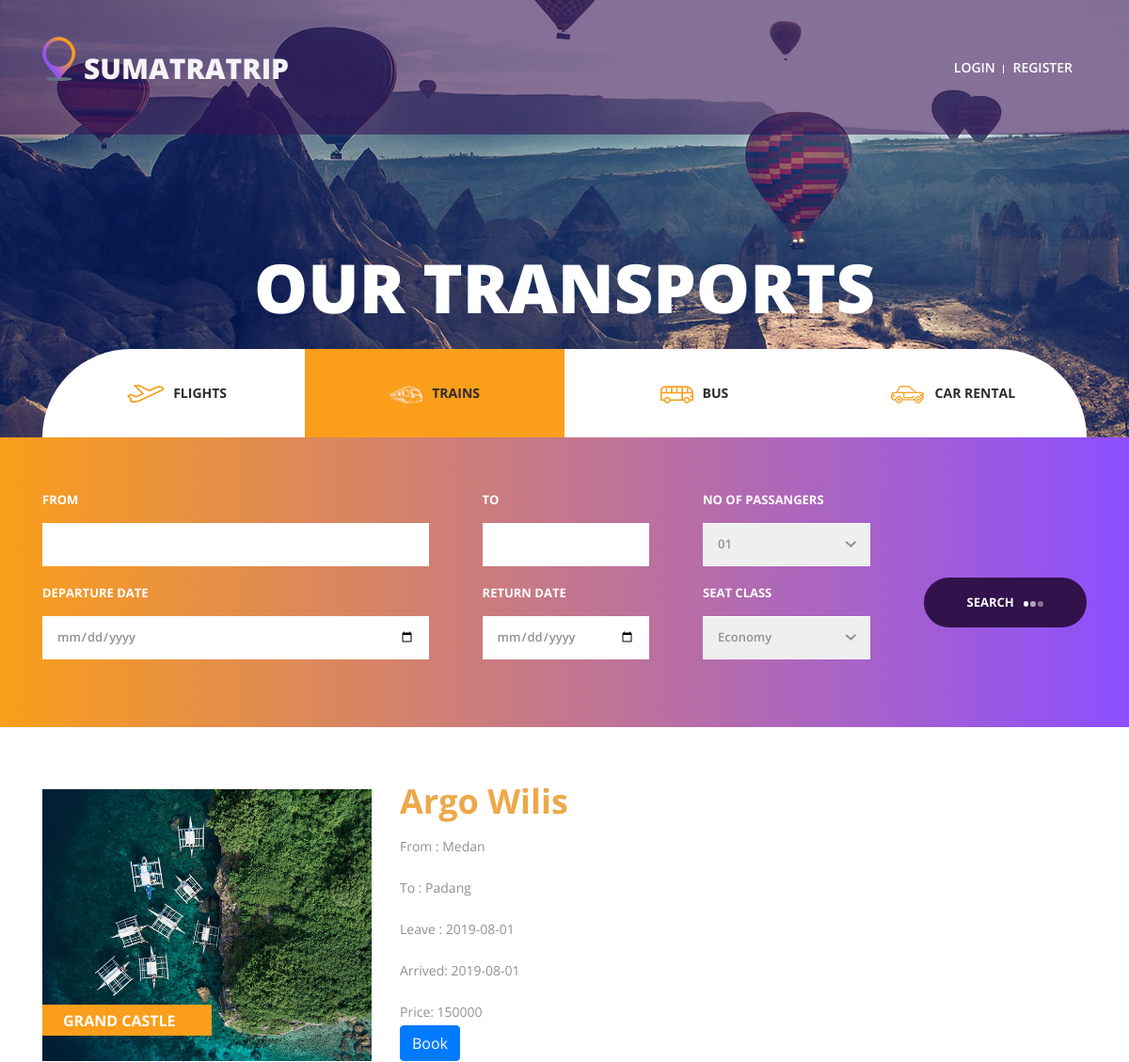
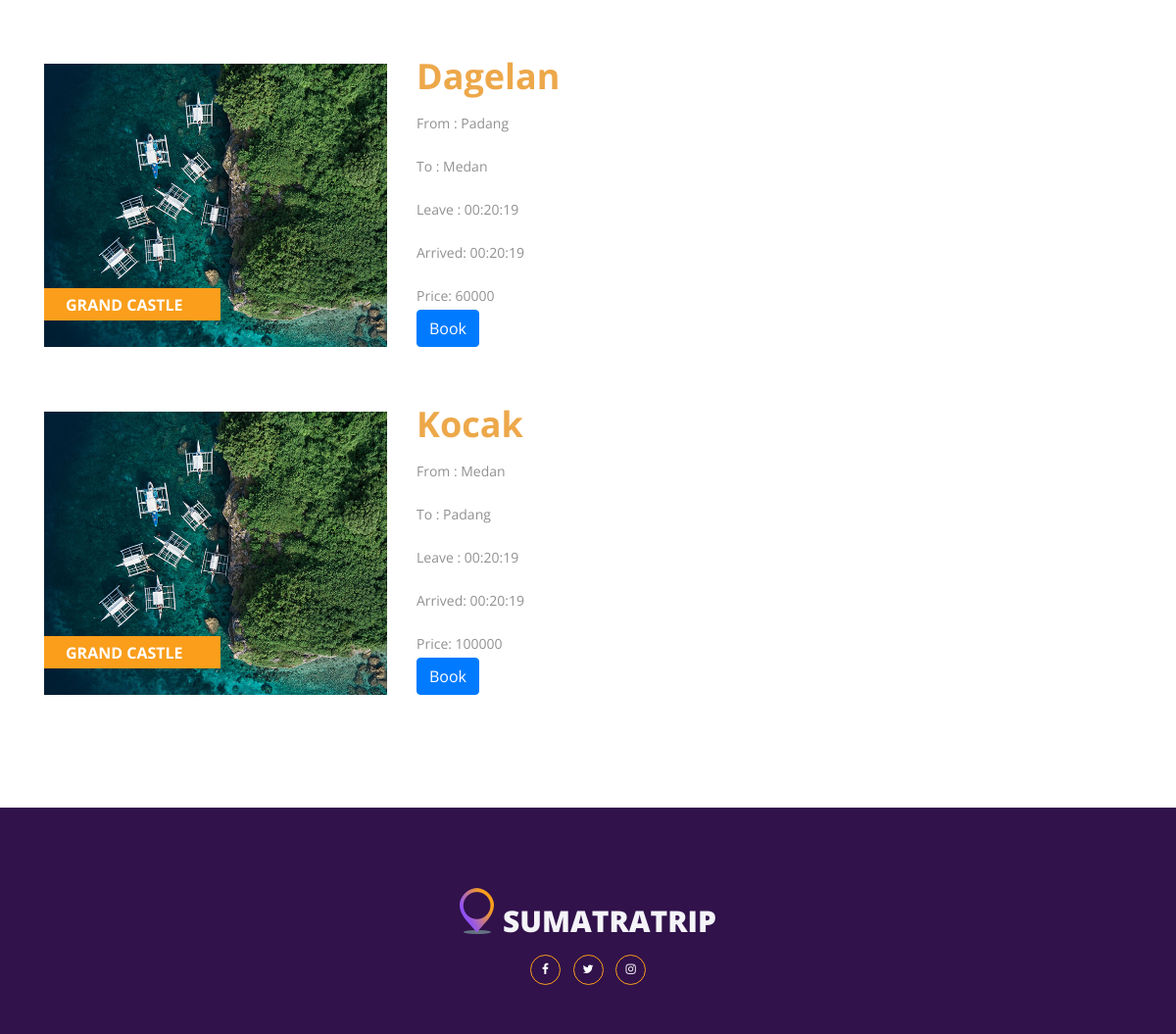
/beranda/trains, run on the app's committed database (2 pictures, top to bottom).
### tables this page shows
CREATE TABLE `transports` (
  `id_trans` int(11) NOT NULL,
  `name` varchar(255) NOT NULL,
  `category` varchar(255) NOT NULL,
  `from` varchar(255) NOT NULL,
  `to` varchar(255) NOT NULL,
  `passengers` varchar(255) NOT NULL,
  `leave` varchar(255) NOT NULL,
  `arrived` varchar(255) NOT NULL,
  `class` varchar(255) NOT NULL,
  `price` int(20) NOT NULL,
  `ket` text NOT NULL,
  `file` varchar(255) NOT NULL
);

### application/controllers/Beranda.php (called while the page is built, shortened)
<?php
class Beranda extends CI_Controller
{
    public function __construct()
    {
        $this->load->library('form_validation');
        $this->load->model('Pengguna_model');
    }
    public function trains()
    {
        $data['trains'] = $this->Trains_model->getAllTrains();
        $this->load->view('trains',$data);
    }
}

### index.php (called while the page is built, shortened)
<?php
require_once BASEPATH.'core/CodeIgniter.php';

### application/models/Trains_model.php (called while the page is built, shortened)
<?php
class Trains_model extends CI_model {
    public function getAllTrains()
    {
        $query = $this->db->query("SELECT * from transports where category = 'Trains'")->result_array();
        return $query;
    }
}

### application/views/trains.php (the view, shortened to what this page needs)
<!DOCTYPE html>
<html lang="en">
<head>
	<link rel="stylesheet" type="text/css" href="<?= base_url(); ?>layout/styles/bootstrap4/bootstrap.min.css">
	<link href="<?= base_url(); ?>layout/plugins/font-awesome-4.7.0/css/font-awesome.min.css" rel="stylesheet" type="text/css">
	<link rel="stylesheet" type="text/css" href="<?= base_url(); ?>layout/styles/offers_styles.css">
	<link rel="stylesheet" type="text/css" href="<?= base_url(); ?>layout/styles/offers_responsive.css">
</head>
<body>
	<div class="super_container">
		<header class="header">
			<nav class="main_nav">
				<div class="container">
					<div class="row">
						<div class="col main_nav_col d-flex flex-row align-items-center justify-content-start">
							<div class="logo_container">
								<div class="logo"><a href="<?= base_url(); ?>beranda"><img src="<?= base_url(); ?>layout/images//logo.png" alt="">SUMATRATRIP</a>
								</div>
							</div>
							<?php if($this->session->userdata('level') === '2'): ?>
							<div class="col d-flex flex-row">
								<div class="user_box ml-auto">
									<div class="user_box_login user_box_link"><a href="#">My Booking</a></div>
									<div class="user_box_login user_box_link"><a href="#"><?= $this->session->userdata('full_name'); ?></a></div>
									<div class="user_box_register user_box_link"><a href="<?= base_url(); ?>beranda/logout">Logout</a></div>
									</div>
								</div>
							</div>
							<?php else : ?>
							<div class="col d-flex flex-row">
								<div class="user_box ml-auto">
									<div class="user_box_login user_box_link"><a href="<?= base_url(); ?>beranda/login">login</a></div>
									<div class="user_box_register user_box_link"><a href="<?= base_url(); ?>beranda/regis">register</a></div>
								</div>
							</div>
							<?php endif ; ?>
							</div>
						</div>
					</div>
			</nav>
		</header>
		<div class="home">
			<div class="home_background parallax-window" data-parallax="scroll"><img src="<?= base_url(); ?>layout/images/about_background.jpg"></div>
			<div class="home_content">
				<div class="home_title">Our Transports</div>
			</div>
		</div>
		<div class="offers">
			<div class="search">
				<div class="search_inner">
					<div class="container fill_height no-padding">
						<div class="row fill_height no-margin">
							<div class="col fill_height no-padding">
								<div class="search_tabs_container">
									<div class="search_tabs d-flex flex-lg-row flex-column align-items-lg-center align-items-start justify-content-lg-between justify-content-start">
										<div class="search_tab  d-flex flex-row align-items-center justify-content-lg-center justify-content-start">
											<a href="<?= base_url(); ?>beranda/flights" style="color:#2d2c2c;"><img src="<?= base_url(); ?>layout/images//departure.png" alt="">FLIGHTS</a>
										</div>
										<div class="search_tab active d-flex flex-row align-items-center justify-content-lg-center justify-content-start">
											<a href="<?= base_url(); ?>beranda/trains" style="color:#2d2c2c;"><img src="<?= base_url(); ?>layout/images//trains.png" alt="">TRAINS</a>
										</div>
										<div class="search_tab d-flex flex-row align-items-center justify-content-lg-center justify-content-start">
											<a href="<?= base_url(); ?>beranda/bus" style="color:#2d2c2c;"><img src="<?= base_url(); ?>layout/images//bus.png" alt="">BUS</a>
										</div>
										<div class="search_tab d-flex flex-row align-items-center justify-content-lg-center justify-content-start">
											<a href="<?= base_url(); ?>beranda/car" style="color:#2d2c2c;"><img src="<?= base_url(); ?>layout/images//car.png" alt="">CAR RENTAL</a>
										</div>
									</div>
								</div>
								<div class="search_panel active">
									<form action="#" id="search_form_1" class="search_panel_content d-flex flex-lg-row flex-column align-items-lg-center align-items-start justify-content-lg-between justify-content-start">
										<div class="search_item">
											<div>From</div>
											<input type="text" class="destination search_input" required="required">
											<div><br>Departure Date</div>
											<input type="date" class="destination search_input" required="required">
										</div>
										<div class="search_item">
											<div>To</div>
											<input type="text" class="destination search_input" required="required">
											<div><br>Return Date</div>
											<input type="date" class="destination search_input" required="required">
										</div>
										<div class="search_item">
											<div>No Of Passangers</div>
											<select name="adults" id="adults_2" class="dropdown_item_select search_input">
												<option>01</option>
											</select>
											<div><br>Seat Class </div>
											<select name="adults" id="adults_2" class="dropdown_item_select search_input">
												<option>Economy</option>
											</select>
										</div>
										<button class="button search_button">search<span></span><span></span><span></span></button>
									</form>
								</div>
							</div>
						</div>
					</div>
				</div>
			</div>
			<div class="container">
				<div class="row">
					<?php foreach($trains as $t): ?>
					<div class="col-lg-12">
						<div class="offers_grid">
							<div class="offers_item rating_3">
								<div class="row">
									<div class="col-lg-3 col-1680-4">
										<div class="offers_image_container">
											<div class="offers_image_background" style="background-image:url(<?= base_url(); ?>layout/images/offer_1.jpg)"></div>
											<div class="offer_name"><a href="<?= base_url(); ?>beranda/single_listing">grand castle</a></div>
										</div>
									</div>
									<div class="col-lg-8">
										<div class="offers_content">
											<div class="offers_price"><?= $t['name'] ?></span></div>
											<p class="offers_text">From : <?= $t['from'] ?></p>
											<p class="offers_text">To : <?= $t['to'] ?></p>
											<p class="offers_text">Leave : <?= $t['leave'] ?></p>
											<p class="offers_text">Arrived: <?= $t['arrived'] ?></p>
											<p class="offers_text">Price: <?= $t['price'] ?></p>
											<?php echo anchor('beranda/add_my_book/'.$t['id_trans'],'<div class="btn btn-xd btn-primary">Book</div>'); ?>
										</div>
									</div>
								</div>
							</div>
						</div>
					</div>
					<?php endforeach; ?>
				</div>
			</div>
		</div>
		<center>
			<footer class="footer">
				<div class="container ">
					<div class="row ">
						<div class="col-lg-12 footer_column">
							<div class="footer_col ">
								<div class="footer_content footer_about ">
									<div class="logo_container footer_logo ">
										<div class="logo"><a href="#"><img src="<?= base_url(); ?>layout/images//logo.png" alt="">SUMATRATRIP</a>
										</div>
									</div>
									<ul class="footer_social_list ">
										<li class="footer_social_item"><a href="#"><i class="fa fa-facebook-f"></i></a>
										</li>
										<li class="footer_social_item"><a href="#"><i class="fa fa-twitter"></i></a>
										</li>
										<li class="footer_social_item"><a href="#"><i class="fa fa-instagram"></i></a>
										</li>
									</ul>
								</div>
							</div>
						</div>
					</div>
				</div>
			</footer>
	</div>
</body>
</html>

### layout/styles/offers_responsive.css (style rules this page uses)
@media only screen and (max-width: 1730px) { .col-1680-4 { flex: 0 0 33.333333%; max-width: 33.333333%; } }
@media only screen and (max-width: 1730px) { .offers { padding-top: 0px; } }
@media only screen and (max-width: 1730px) { .search { position: relative; width: 100%; height: auto; background: linear-gradient(to right, #fa9e1b, #8d4fff); z-index: 10; } }
@media only screen and (max-width: 1730px) { .search_inner { width: 100%; height: 100%; } }
@media only screen and (max-width: 1730px) { .no-padding { padding-left: 15px; padding-right: 15px; } }
@media only screen and (max-width: 1730px) { .no-margin { margin-left: -15px; margin-right: -15px; } }
@media only screen and (max-width: 1730px) { .search_tabs_container { position: absolute; bottom: 100%; left: 15px; width: calc(100% - 30px); } }
@media only screen and (max-width: 1730px) { .search_tabs { flex-wrap: nowrap; height: 94px; } }
@media only screen and (max-width: 1730px) { .search_tab { font-size: 14px; font-weight: 700; color: #2d2c2c; text-transform: uppercase; text-align: center; height: 100%; flex-grow: 1; background: #FFFFFF; cursor: pointer; -webkit-transition: all 200ms ease; -moz-transition: all 200ms ease; -ms-transition: all 200ms ease; -o-transition: all 200ms ease; transition: all 200ms ease; } }
@media only screen and (max-width: 1730px) { .search_tab:not(:first-child):not(:nth-child(2)) { border: none; margin-right: 0px; margin-bottom: 0px; } }
@media only screen and (max-width: 1730px) { .search_tab:nth-child(2) { border-top-right-radius: 0px; padding-right: 0px; } }
@media only screen and (max-width: 1730px) { .search_tab:last-child { border-top-right-radius: 94px; padding-right: 7px; } }
@media only screen and (max-width: 1730px) { .search_panel { display: none !important; width: 100%; height: 100%; -webkit-animation: fadeEffect 1s; animation: fadeEffect 1s; padding-left: 0px; padding-right: 0px; margin-top: 0px; padding-top: 57px; padding-bottom: 72px; } }
@media only screen and (max-width: 1730px) { .search_item { margin-bottom: 0px; } }
@media only screen and (max-width: 1730px) { .search_item:first-child { width: 37%; } }
@media only screen and (max-width: 1730px) { .search_item:nth-child(2) { width: 16%; } }
@media only screen and (max-width: 1730px) { .search_item:nth-child(3) { width: 16%; } }
@media only screen and (max-width: 1730px) { .search_button { margin-top: 29px; } }

### data on the page
transports: name "Argo Wilis", from "Medan", to "Padang", leave "2019-08-01", arrived "2019-08-01", price "150000", id_trans "Book"
transports: name "Dagelan", from "Padang", to "Medan", leave "00:20:19", arrived "00:20:19", price "60000", id_trans "Book"
transports: name "Kocak", from "Medan", to "Padang", leave "00:20:19", arrived "00:20:19", price "100000", id_trans "Book"
